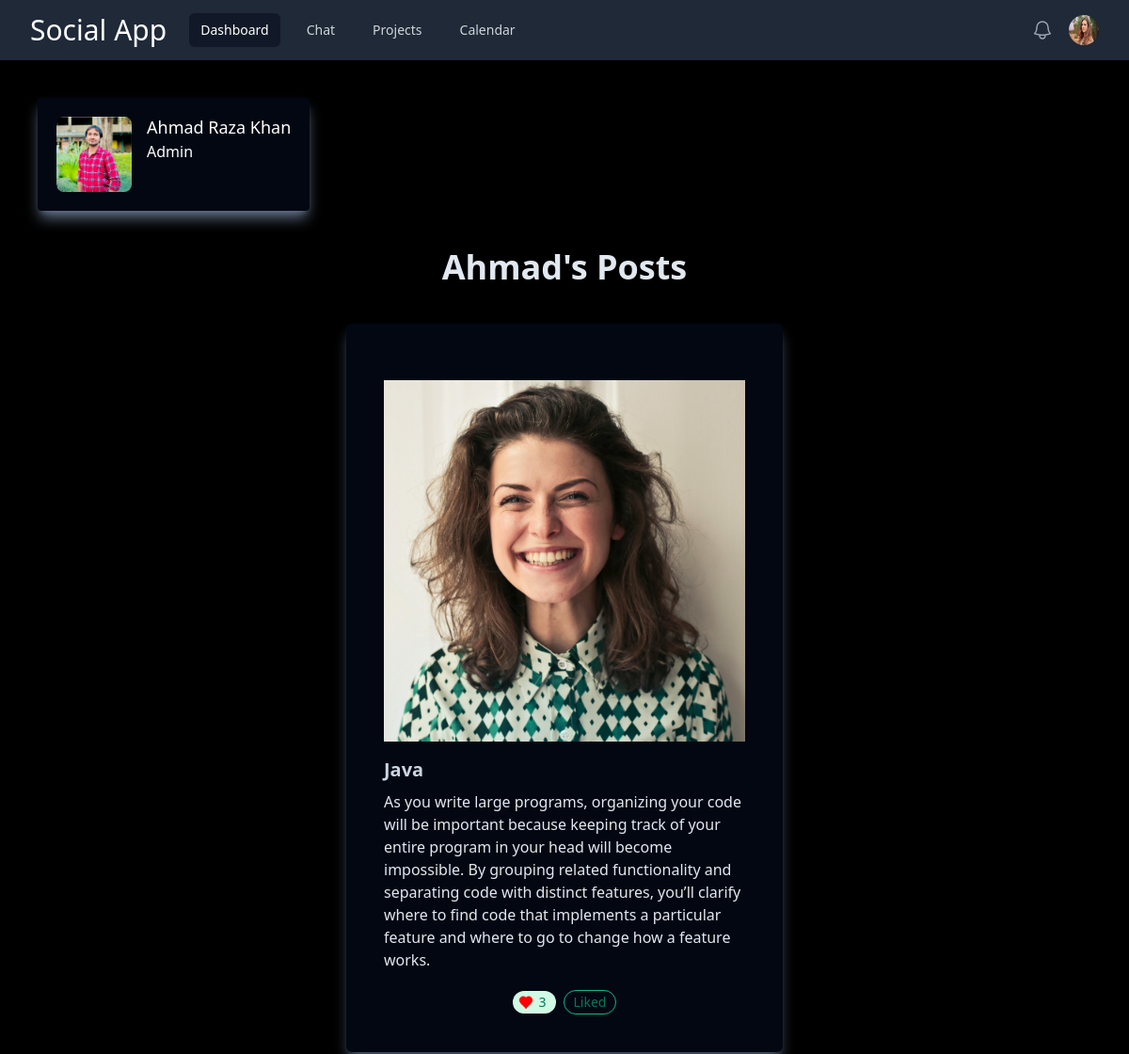
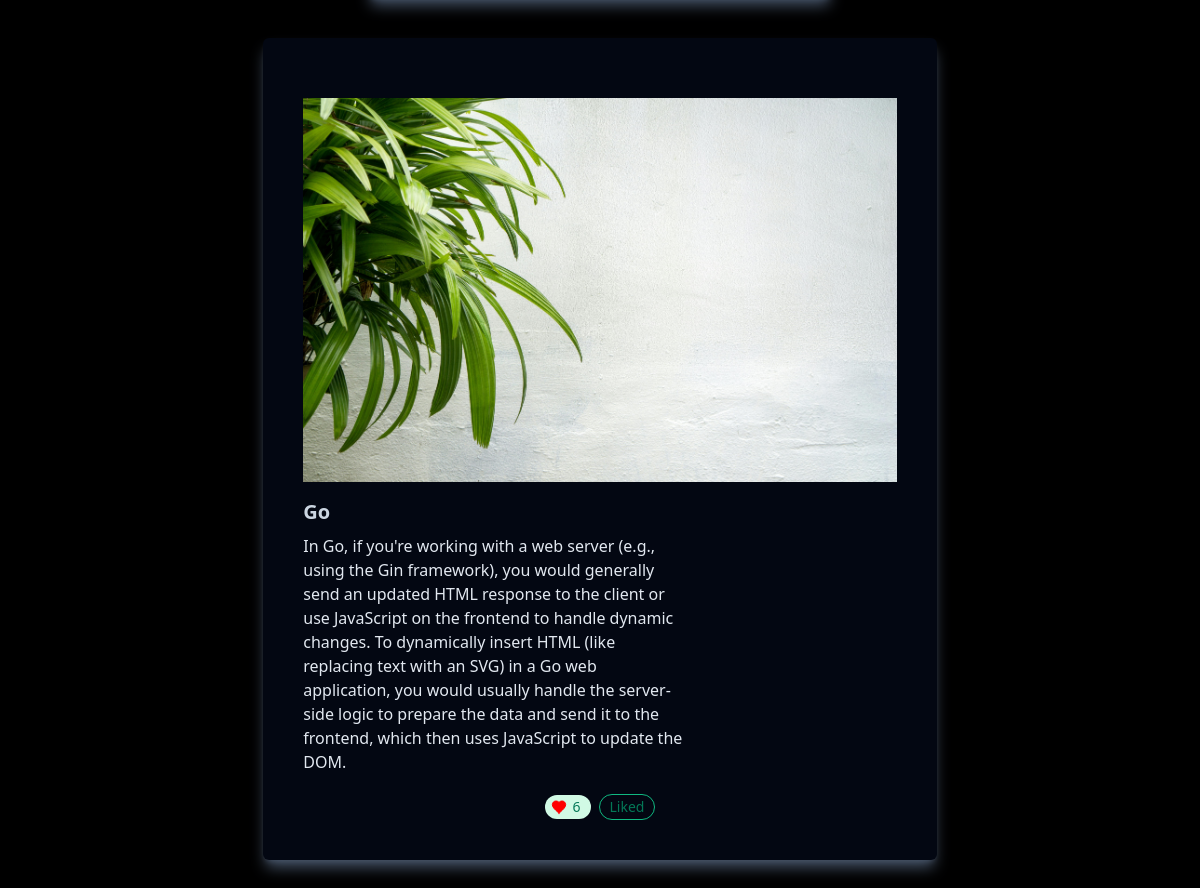
Screenshot of /get_posts/ahmad/ (signed in) with the database file from the repository (2 pictures, top to bottom).
### core/models.py (models this page shows, shortened)
class Profile(models.Model):
    user = models.OneToOneField(User, on_delete=models.CASCADE)
    profile_image = models.ImageField(upload_to='profile_images/', blank=True, null=True)
    bio = models.TextField(blank=True, null=True)
    dob = models.DateField(blank=True, null=True)

### application/models.py (models this page shows, shortened)
class Post(models.Model):
    user = models.ForeignKey(User, on_delete=models.CASCADE, related_name='posts')
    title = models.CharField(max_length=50)
    content = models.CharField(max_length=5000)
    image = models.ImageField(upload_to='post_images/', blank=True, null=True)
    created_at = models.DateTimeField(auto_now_add=True)
    likes = models.ManyToManyField(User, related_name='liked_posts', blank=True)
    @property
    def total_likes(self):
        return self.likes.count()

### application/views.py (the view)
# urls.py: path('get_posts/<str:username>/', views.user_posts, name='user_posts'),
def user_posts(request, username):
    if request.user.is_authenticated:
        user = get_object_or_404(User, username=username)
        profile = get_object_or_404(Profile, user=user)
        posts = Post.objects.filter(user=user).order_by('-created_at')
        liked = Post.objects.filter(likes=request.user)
        return render(request, "app/user_posts.html", {"user": user, "posts": posts, "profile": profile, "liked": liked})
    else:
        messages.error(request, "You must be logged in to perform this action.")
        return redirect('login')

### application/context_processors.py (called while the page is built)
def navbar_data(request):
    if request.user.is_authenticated:
        data = Profile.objects.filter(user=request.user).first()
        return {'data': data}
    else:
        return {'data': None}

### templates/app/user_posts.html (shortened to what this page needs)
{% extends "base.html" %}
{% block content %}
{% if user.is_authenticated %}
<div class="flex items-start gap-4 bg-gray-950 rounded mx-10 my-10 shadow-lg shadow-slate-500 w-fit p-5">
    <img
      src="{{ profile.profile_image.url }}"
      alt=""
      class="size-20 rounded-lg object-cover"
    />
    <div>
      <h3 class="text-lg/tight font-medium text-white">{{ user.first_name }} {{ user.last_name }}</h3>
      <p class="mt-0.5 text-white">
        {{ profile.bio }}
      </p>
    </div>
  </div>
            <h3 class="text-center text-slate-200 text-4xl font-bold my-10">{{user.username|capfirst}}'s Posts</h3>
            {% for post in posts %}
            <div class="flex posts rounded-md justify-center items-center flex-col my-10 bg-gray-950 shadow shadow-slate-600 shadow-lg h-fit w-fit mx-auto p-10">
               <div class="w-fit h-fit mx-auto my-5">
                   <img
                     alt=""
                     src="{{ post.image.url }}"
                     class="h-64 w-full object-cover sm:h-80 lg:h-96"
                   />
                   <h3 class="mt-4 text-lg font-bold text-slate-300 sm:text-xl">{{post.title}} </h3>
                   <p class="mt-2 max-w-sm text-slate-200">
                     {{post.content}}
                   </p>
               </div>
           <div class="flex justify-center items-center gap-2 w-fit">
           <span
           class="inline-flex items-center justify-center rounded-full bg-emerald-100 px-2.5 py-0.5 text-emerald-700 dark:bg-emerald-700 dark:text-emerald-100"
           >
           <p class="liked whitespace-nowrap text-sm">{{ post.total_likes }}</p>
           </span>
           <span
           class="inline-flex cursor-pointer items-center justify-center rounded-full border border-emerald-500 px-2.5 py-0.5 text-emerald-700 dark:text-emerald-100"
           >
           <p data-value="{{ post.title }}" class="like-buttonOne whitespace-nowrap text-sm">{% if post in liked %}Liked {% else %} Like {% endif %}</p>
           </span>
           </div>
           </div>
               {% endfor %}
  {% else %}
<a href="{% url "login" %}">Login</a>
<a href="{% url "signup" %}">Signup</a>
{% endif %}
{% endblock content %}

### templates/navbar.html (shortened to what this page needs)
<nav class="bg-gray-800">
    <div class="mx-auto max-w-7xl px-2 sm:px-6 lg:px-8">
      <div class="relative flex h-16 items-center justify-between">
        <div class="flex flex-1 items-center justify-center sm:items-stretch sm:justify-start">
          <div class="flex shrink-0 items-center">
            <h1 class="text-3xl mx-auto my-auto text-white">Social App</h1>
          </div>
      {% if user.is_authenticated %}
        <div class="hidden sm:ml-6 sm:block">
          <div class="flex space-x-4">
            <a href="{% url "dashboard" %}" class="rounded-md bg-gray-900 px-3 py-2 text-sm font-medium text-white" aria-current="page">Dashboard</a>
            <a href="{% url "chat" user.username %}" class="rounded-md px-3 py-2 text-sm font-medium text-gray-300 hover:bg-gray-700 hover:text-white">Chat</a>
            <a href="#" class="rounded-md px-3 py-2 text-sm font-medium text-gray-300 hover:bg-gray-700 hover:text-white">Projects</a>
            <a href="#" class="rounded-md px-3 py-2 text-sm font-medium text-gray-300 hover:bg-gray-700 hover:text-white">Calendar</a>
          </div>
        </div>
      {% endif %}
        </div>
        {% if user.is_authenticated %}
        <div class="absolute inset-y-0 right-0 flex items-center pr-2 sm:static sm:inset-auto sm:ml-6 sm:pr-0">
          <button type="button" class="relative rounded-full bg-gray-800 p-1 text-gray-400 hover:text-white focus:outline-none focus:ring-2 focus:ring-white focus:ring-offset-2 focus:ring-offset-gray-800">
            <span class="absolute -inset-1.5"></span>
          </button>
          <div class="relative ml-3" id="profile">
            <div>
              <button type="button" class="relative flex rounded-full bg-gray-800 text-sm focus:outline-none focus:ring-2 focus:ring-white focus:ring-offset-2 focus:ring-offset-gray-800" id="user-menu-button" aria-expanded="false" aria-haspopup="true">
                <span class="absolute -inset-1.5"></span>
                <img class="size-8 rounded-full" src="{{ data.profile_image.url }}" alt="">
              </button>
            </div>
          </div>
        </div>
      </div>
    </div>
    {% else %}
    <a href="{% url "login" %}" class="rounded-md px-3 py-2 text-sm font-medium text-gray-300 hover:bg-gray-700 hover:text-white">Login</a>
{% endif %}
  </nav>

### rows the page displays
Profile: profile_image (picture)
Profile: profile_image (picture), bio "Admin"
Post: image (picture), title "Java", content "As you write large programs, organizing your code will be important because keeping track of your entire program in your head will become impossible. By grouping related functionality and separating code with distinct features, you’ll clarify where to find code that implements a particular feature and where to go to change how a feature works.", total_likes "3", shows "Liked"
Post: image (picture), title "Go", content "In Go, if you're working with a web server (e.g., using the Gin framework), you would generally send an updated HTML response to the client or use JavaScript on the frontend to handle dynamic changes. To dynamically insert HTML (like replacing text with an SVG) in a Go web application, you would usually handle the server-side logic to prepare the data and send it to the frontend, which then uses JavaScript to update the DOM.", total_likes "6", shows "Liked"

### other values shown
{{ user.first_name }} "Ahmad Raza"
{{ user.last_name }} "Khan"
{{ user.username|capfirst }} "Ahmad"
